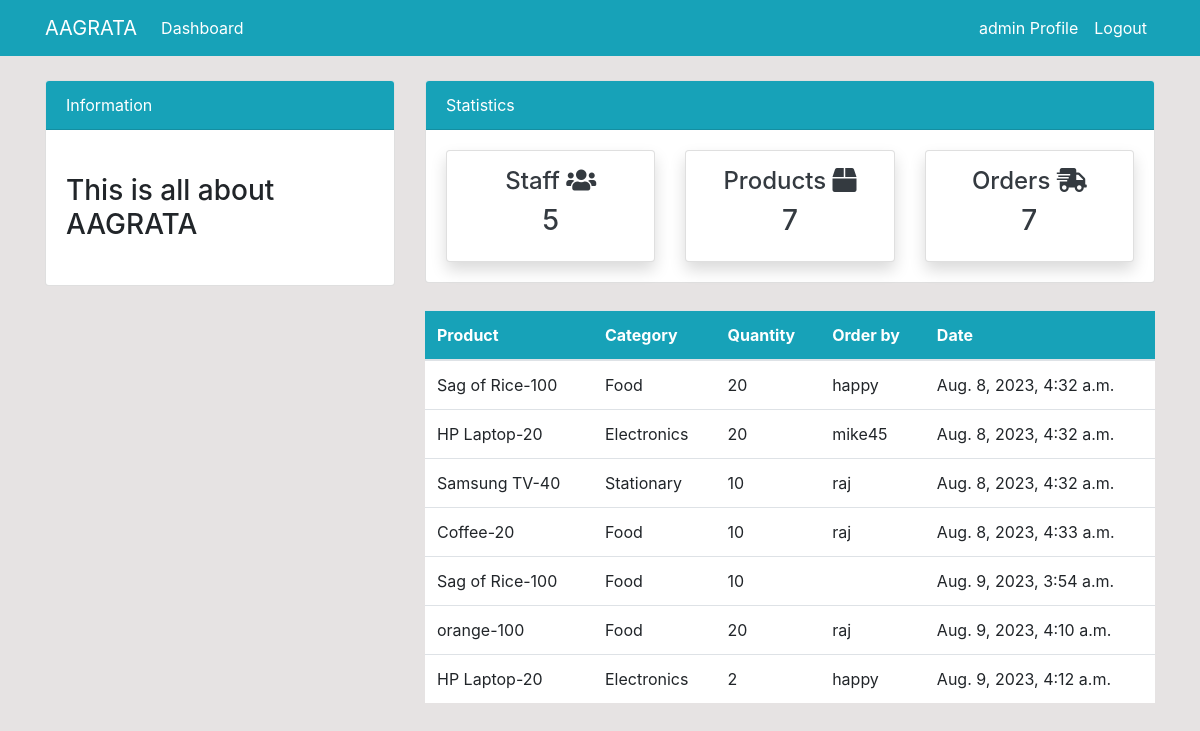
/order/ (signed in), run on the app's committed database.
### dashboard/models.py (models this page shows, shortened)
class Order(models.Model):
    product = models.ForeignKey(Product, on_delete= models.CASCADE, null=True)
    staff = models.ForeignKey(User, models.CASCADE, null= True)
    order_quantity = models.PositiveBigIntegerField(null=True)
    date = models.DateTimeField(auto_now_add=True)
    class Meta:
        verbose_name_plural ='Order'

class Product(models.Model):
    name = models.CharField(max_length=100, null= True)
    category = models.CharField(max_length=20, choices=CATEGORY, null= True)
    quantity = models.PositiveBigIntegerField(null= True)
    class Meta:
        verbose_name_plural ='Product'
    def __str__(self):
        return f'{self.name}-{self.quantity}'

### dashboard/views.py (the view)
# urls.py: path('order/',views.order, name = 'dashboard-order'),
@login_required
def order(request):
    orders = Order.objects.all()
    orders_count = orders.count()
    workers_count = User.objects.all().count()
    product_count = Product.objects.all().count()
    context ={
        'orders':orders,
        'workers_count':workers_count,
        'orders_count' : orders_count,
        'product_count' : product_count,
    }
    return render(request, 'dashboard/order.html', context)

### templates/dashboard/order.html (shortened to what this page needs)
    {% extends 'partials/base.html' %}
    {% block content %}
    {% include 'partials/topnav.html' %}
<div class="container">
    <div class="row my-4">
        <div class="col-md-4">
        </div>
        <div class="col-md-8">
            <table class="table bg-white">
                <thead class="bg-info">
                    <tr class="text-white">
                        <th scope="col">Product</th>
                        <th scope="col">Category</th>
                        <th scope="col">Quantity</th>
                        <th scope="col">Order by</th>
                        <th scope="col">Date</th>
                    </tr>
                </thead>
                <tbody>
                    {% for orders in orders %}
                    <tr>
                        <td>{{ orders.product }}</td>
                        <td>{{ orders.product.category }}</td>
                        <td>{{ orders.order_quantity  }}</td>
                        <td>
                            {{ orders.staff.username }}
                        </td>
                        <td>
                            {{ orders.date }}
                        </td>
                    </tr>
                   {% endfor %}
                </tbody>
            </table>
        </div>
    </div>
</div>
    {% endblock %}

### templates/partials/nav.html (shortened to what this page needs)
<nav class="navbar navbar-expand-lg navbar-info bg-info">
    {% if user.is_authenticated %}
    <div class="container">
        <a class="navbar-brand text-white" href="{% url 'dashboard-index'%}">AAGRATA</a>
        <div class="collapse navbar-collapse" id="navbarSupportedContent">
            <ul class="navbar-nav mr-auto">
                <li class="nav-item active">
                    <a class="nav-link text-white" href="{% url 'dashboard-index' %}">Dashboard </a>
                </li>
            </ul>
            <ul class="navbar-nav ml-auto">
                <li class="nav-item active">
                    <a class="nav-link text-white" href="{% url 'user-profile'%}">{{user.username}} Profile </a>
                </li>
                <li class="nav-item">
                    <a class="nav-link text-white" href="{% url 'user-logout' %}">Logout</a>
                </li>
            </ul>
            {% endif %}
        </div>
    </div>
</nav>

### static/style.css (style rules this page uses)
body { background: rgb(230, 227, 227); }

### data on the page
Order: product "Sag of Rice-100", product.category "Food", order_quantity "20", staff.username "happy", date "Aug. 8, 2023, 4:32 a.m."
Order: product "HP Laptop-20", product.category "Electronics", order_quantity "20", staff.username "mike45", date "Aug. 8, 2023, 4:32 a.m."
Order: product "Samsung TV-40", product.category "Stationary", order_quantity "10", staff.username "raj", date "Aug. 8, 2023, 4:32 a.m."
Order: product "Coffee-20", product.category "Food", order_quantity "10", staff.username "raj", date "Aug. 8, 2023, 4:33 a.m."
Order: product "Sag of Rice-100", product.category "Food", order_quantity "10", date "Aug. 9, 2023, 3:54 a.m."
Order: product "orange-100", product.category "Food", order_quantity "20", staff.username "raj", date "Aug. 9, 2023, 4:10 a.m."
Order: product "HP Laptop-20", product.category "Electronics", order_quantity "2", staff.username "happy", date "Aug. 9, 2023, 4:12 a.m."

### other printed values
{{ user.username }} "admin"
{{ workers_count }} "5"
{{ product_count }} "7"
{{ orders_count }} "7"
